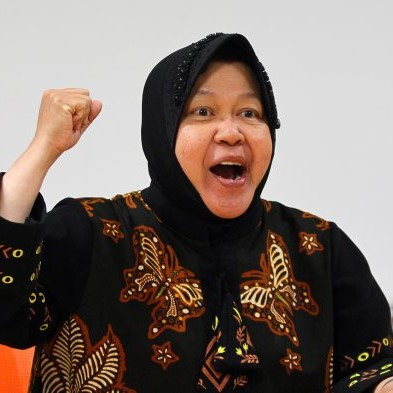
#> input picture Direktori_gambar/bu.jpeg, 393 x 393 px, found by its file name
$ python python_untuk_fuzzy_histogram_equalization.py
#> lines starting #> are read from the running program, lines starting #| are printed output that depends on the picture
#> further down, image is the input picture: shape (393, 393, 3); mean B, G, R 104.1, 111.7, 125.6
import numpy as np
import cv2
import matplotlib.pyplot as plt

def fuzzy_membership_function(x, mean, sttdev):
    return np.exp(-((x - mean) ** 2) / (2 * (sttdev ** 2)))

def fuzzy_histogram_equalization(image, block_size=16):
    # Konversi gambar ke grayscale jika diperlukan
#> called with block_size = 16
    if len(image.shape) == 3:  # Typo diperbaiki
        image = cv2.cvtColor(image, cv2.COLOR_BGR2GRAY)
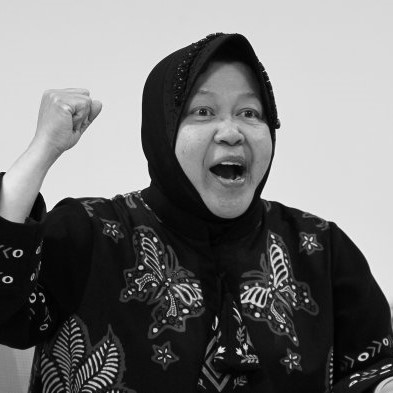
#> image: shape (393, 393); min 0, max 250, mean 115

    # Dapatkan dimensi gambar
    height, width = image.shape
#> height = 393; width = 393

    # Buat gambar yang telah di-equalize
    equalized_image = np.zeros_like(image, dtype=np.uint8)

    # Ukuran blok
    block_height = block_size
    block_width = block_size

    for y in range(0, height, block_height):
        for x in range(0, width, block_width):
            # Definisi batas blok
            block = image[y:y+block_height, x:x+block_width]
            if block.size == 0:  # Memeriksa ukuran blok
                continue

            # Hitung histogram lokal
            hist, bins = np.histogram(block.flatten(), bins=256, range=[0, 256])
            cdf = hist.cumsum()
            cdf_normalized = cdf * 255 / cdf[-1]
            equalized_block = np.interp(block.flatten(), bins[:-1], cdf_normalized).reshape(block.shape)  # Typo diperbaiki

            # Hitung keanggotaan fuzzy
            mean = np.mean(equalized_block)
            sttdev = np.std(equalized_block)
            membership = fuzzy_membership_function(equalized_block, mean, sttdev)

            # Terapkan penyesuaian kontras fuzzy
            equalized_image[y:y+block_height, x:x+block_width] = np.clip(equalized_block * membership, 0, 255)
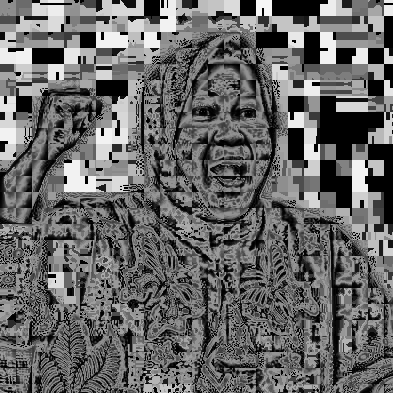
#> equalized_image: shape (393, 393); min 0, max 246, mean 102.8

    return equalized_image

# Path ke gambar
image_path = 'D:/KULIAH/Semester 5/Project_Python/Direktori_gambar/bu.jpeg'

# Memuat gambar
image = cv2.imread(image_path)

# Terapkan fuzzy histogram equalization
fhe_image = fuzzy_histogram_equalization(image)

# Menampilkan gambar asli dan gambar yang telah di-equalize
plt.figure(figsize=(12, 6))

plt.subplot(1, 2, 1)
plt.title('Gambar Asli')
plt.imshow(cv2.cvtColor(image, cv2.COLOR_BGR2RGB))
plt.axis('off')

plt.subplot(1, 2, 2)
plt.title('Gambar setelah FHE')
plt.imshow(fhe_image, cmap='gray')
plt.axis('off')

plt.show()
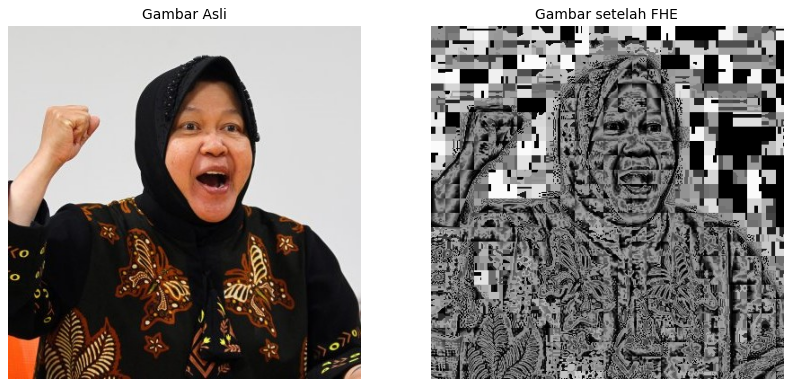
#> figure drawn by matplotlib, 2 panels
